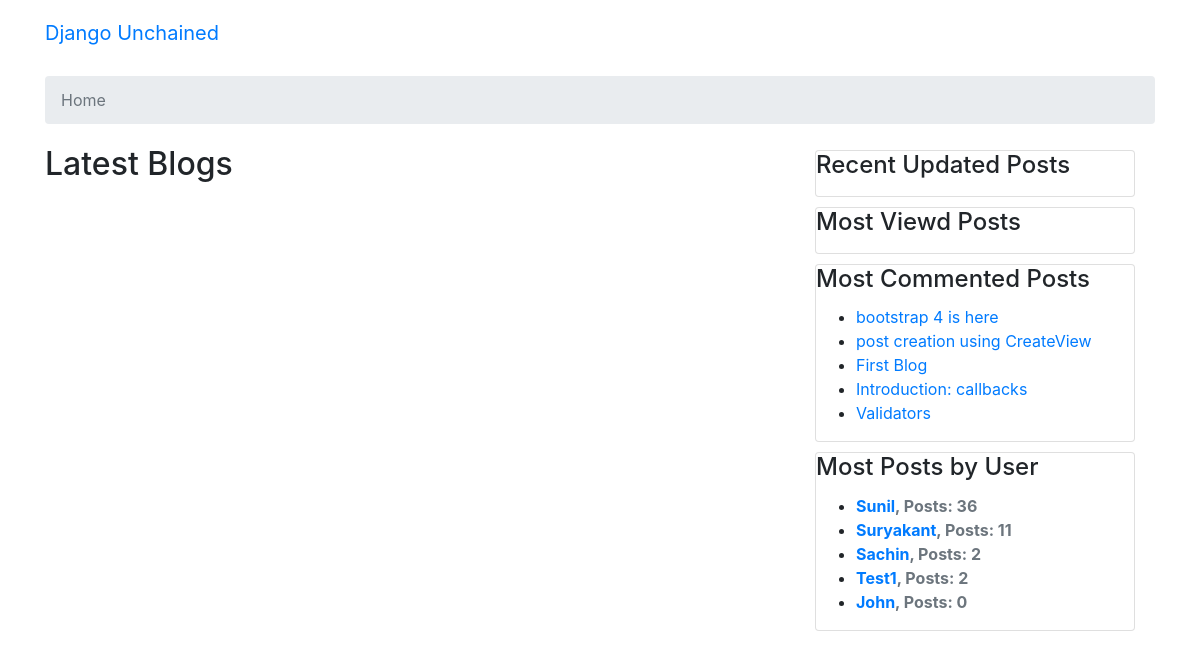
Before: / with the older database file.
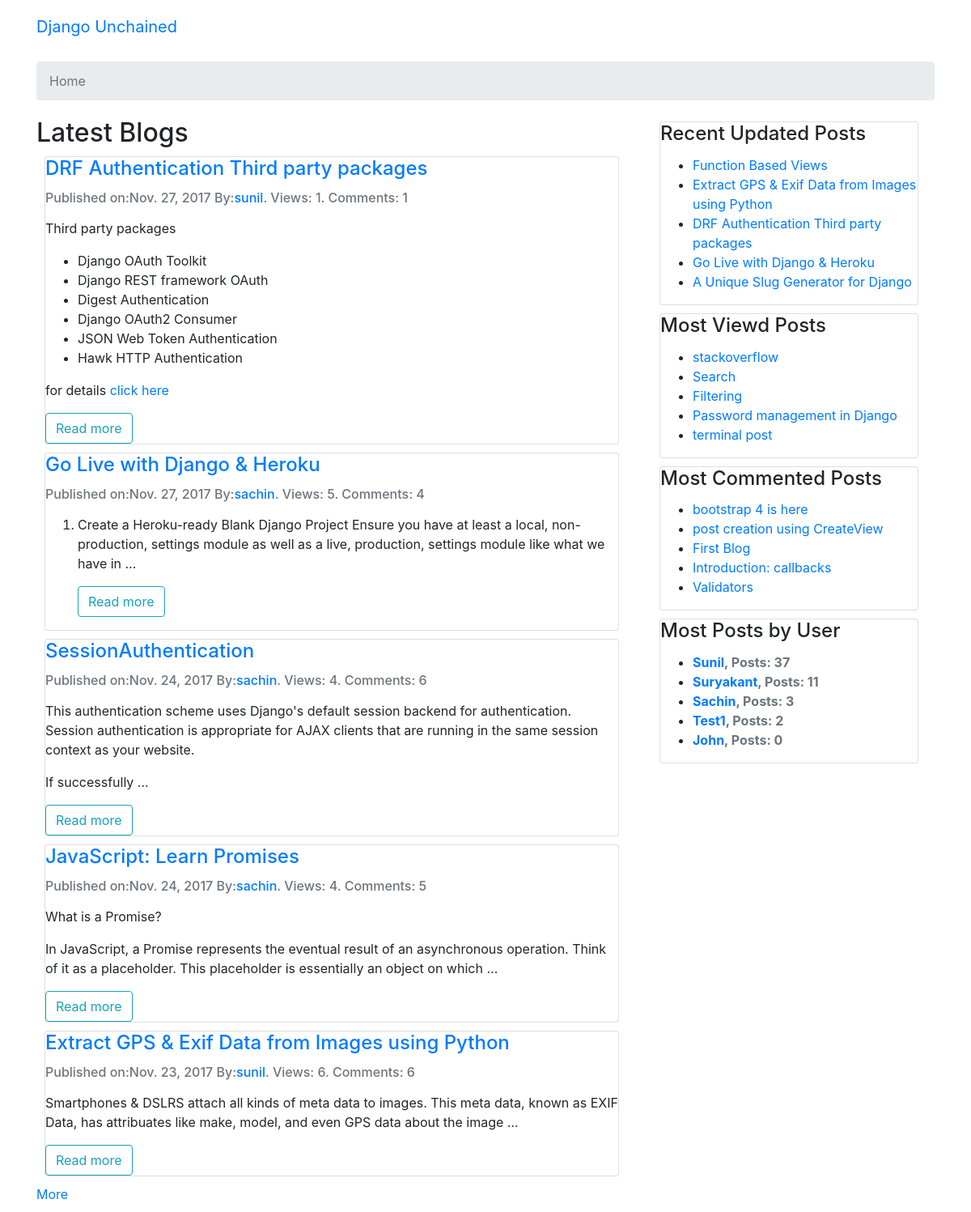
After: the same page with the newer database file.
### posts/models.py (models this page shows, shortened)
class Post(models.Model):
	user 			= models.ForeignKey(settings.AUTH_USER_MODEL, related_name = 'posts', default=1)
	title 			= models.CharField(max_length=120)
	slug 			= models.SlugField(unique=True)
	image 			= models.ImageField(upload_to='media/',
		null = True,
		blank=True,
		width_field="width_field",
		height_field="height_field"
		)
	height_field 	= models.IntegerField(default=0)
	width_field 	= models.IntegerField(default=0)
	content 		= models.TextField()
	draft 			= models.BooleanField(default = False)
	approved 		= models.BooleanField(default = False)
	publish 		= models.DateField(auto_now=False, auto_now_add=False, blank=True, null=True)
	read_time 		= models.IntegerField(default = 0)
	views 			= models.PositiveIntegerField(default=0)
	updated 		= models.DateTimeField(auto_now=True, auto_now_add=False)
	timestamp 		= models.DateTimeField(auto_now=False, auto_now_add=True)
	objects = PostManager()
	class Meta:
		verbose_name_plural = "01 Posts"
		ordering = ['-timestamp',]
	def get_content_as_markdown(self):
		return mark_safe(markdown(self.content, safe_mode='escape'))
	def get_absolute_url(self):
		return reverse_lazy('posts:details', args=[str(self.id)])

### posts/views.py (the view)
# urls.py: url(r'^$', post_views.HomeView.as_view(), name='home'),
class HomeView(ListView):
	model = Post
	template_name = 'home.html'
	context_object_name = 'posts'
	paginate_by = 5
	def get_queryset(self):
		queryset = Post.objects.published()
		return queryset

### posts/managers.py (called while the page is built)
	def published(self):
		return self.filter(
			Q(draft = False),
			Q(approved = True)
			)

	def get_queryset(self):
		return PostQuerySet(self.model, using = self._db)

	def published(self):
		return	self.get_queryset().published()

### posts/templatetags/post_extras.py (called while the page is built)
@register.inclusion_tag('posts/includes/custom_tags_posts_list.html')
def latest_updated_posts():
	posts_list = Post.objects.published().order_by('-updated')[:5]
	return {'posts_list': posts_list}

@register.inclusion_tag('posts/includes/custom_tags_posts_list.html')
def most_viewd_posts():
	posts_list = Post.objects.published().order_by('-views')[:5]
	return {'posts_list': posts_list}

@register.inclusion_tag('posts/includes/custom_tags_posts_list.html')
def most_commented_posts():
	posts_objects = Post.objects.annotate(num_comments=Count('comments'))
	posts_list = posts_objects.order_by('-num_comments')[:5]
	return {'posts_list':posts_list}

@register.inclusion_tag('posts/includes/posts_count_by_user_list.html')
def most_posts_by_user():
	posts_objects = User.objects.annotate(num_posts=Count('posts'))
	user_list = posts_objects.order_by('-num_posts')[:5]
	return {'user_list':user_list}

### templates/home.html (shortened to what this page needs)
{% extends 'base.html' %}
{% block breadcrumb %}
	<li class="breadcrumb-item active">Home</li>
{% endblock %}
{% block content %}
<div class="row">
	<div class="container col-sm-8">
		<h2>Latest Blogs</h2>
		<div class="infinite-container">
		{% for post in posts %}
			<div class="infinite-item">
			<div class="card ">
			  <div class="card-block">
			     <h4 class="card-title"><a href="{% url 'posts:details' post.id %}">{{ post.title }} </a></h4>
			    <h6 class="card-subtitle mb-2 text-muted mt-auto">Published on:{{ post.publish }} By:<a href="{% url 'posts:list' %}?q={{ post.user }}">{{ post.user}}</a>. Views: {{ post.views }}. Comments: {{ post.comments.count }} </h6>
			    <p class="card-text">
			    {{ post.get_content_as_markdown|truncatewords:30 }}</p>
			    <a href="{{ post.get_absolute_url }}" class="card-link btn btn-outline-info" role="button">Read more</a>
			  </div>
			</div>
			</div>
		{% endfor %}
		</div>
  		{% if page_obj.has_next %}
    		<a class="infinite-more-link" href="?page={{ page_obj.next_page_number }}">More</a>
  		{% endif %}
	</div>
	<div class="col-sm-4">
		{% include 'includes/sidebar.html' %}
	</div>
</div>
{% endblock %}

### posts/templates/posts/includes/custom_tags_posts_list.html
<ul>
{% for post in posts_list %}
	<li><a href="{% url 'posts:details' post.id %}">{{ post.title }}</a></li>
{% endfor %}
</ul>

### posts/templates/posts/includes/posts_count_by_user_list.html
<ul>
{% for user in user_list %}
	<li><strong class="text-muted"><a href="{% url 'posts:list' %}?q={{ user }}">{{ user.username|title }}</a>, Posts: {{ user.posts.count }}</strong></li>
{% endfor %}
</ul>

Changed rows visible on the page:
added Post: title "DRF Authentication Third party packages", publish "Nov. 27, 2017", user "sunil", views "1", comments.count "1", get_content_as_markdown "Third party packages Django OAuth Toolkit Django REST framework OAuth Digest Authentication Django OAuth2 Consumer JSON Web Token Authentication Hawk HTTP Authentication for details click here"
added Post: title "Go Live with Django & Heroku", publish "Nov. 27, 2017", user "sachin", views "5", comments.count "4", get_content_as_markdown "Create a Heroku-ready Blank Django Project Ensure you have at least a local, non-production, settings module as well as a live, production, settings module like what we have in …"
now on this page (row edited): Post: title "SessionAuthentication", publish "Nov. 24, 2017", user "sachin", views "4", comments.count "6", get_content_as_markdown "This authentication scheme uses Django's default session backend for authentication. Session authentication is appropriate for AJAX clients that are running in the same session context as your website. If successfully …", shown under "Latest Blogs"
now on this page (row edited): Post: title "JavaScript: Learn Promises", publish "Nov. 24, 2017", user "sachin", views "4", comments.count "5", get_content_as_markdown "What is a Promise? In JavaScript, a Promise represents the eventual result of an asynchronous operation. Think of it as a placeholder. This placeholder is essentially an object on which …", shown under "Latest Blogs"
now on this page (row edited): Post: title "Extract GPS & Exif Data from Images using Python", publish "Nov. 23, 2017", user "sunil", views "6", comments.count "6", get_content_as_markdown "Smartphones & DSLRS attach all kinds of meta data to images. This meta data, known as EXIF Data, has attribuates like make, model, and even GPS data about the image …"
now on this page (row edited): Post: title "Function Based Views", shown under "Recent Updated Posts"
now on this page (row edited): Post: title "A Unique Slug Generator for Django", shown under "Recent Updated Posts"
now on this page (row edited): Post: title "stackoverflow", shown under "Most Viewd Posts"
now on this page (row edited): Post: title "Search", shown under "Most Viewd Posts"
now on this page (row edited): Post: title "Filtering", shown under "Most Viewd Posts"
now on this page (row edited): Post: title "Password management in Django", shown under "Most Viewd Posts"
now on this page (row edited): Post: title "terminal post", shown under "Most Viewd Posts"
Other visible differences:
{{ user.posts.count }}: "36" → "37"
{{ user.posts.count }}: "2" → "3"
text now shown: "More"
